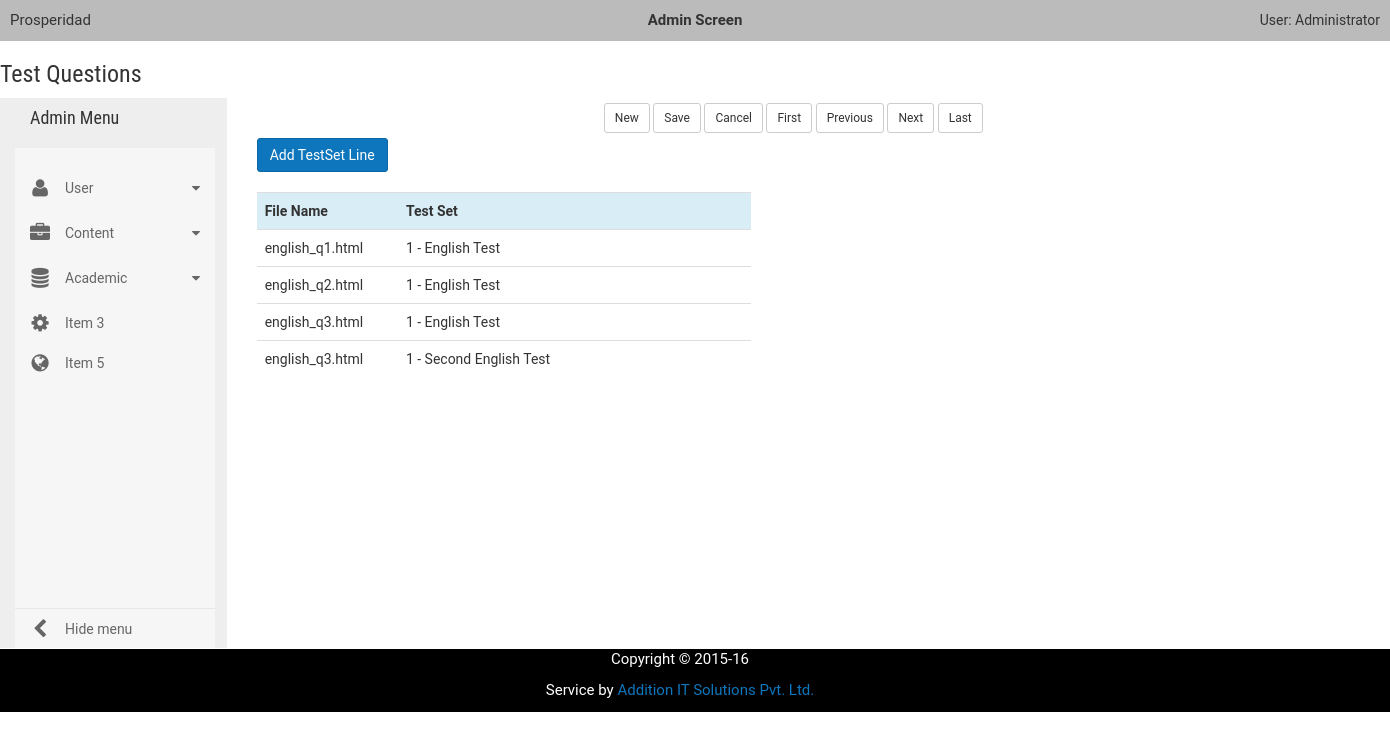
/a/dmin/testsetline/, run on an earlier commit of the app's database.
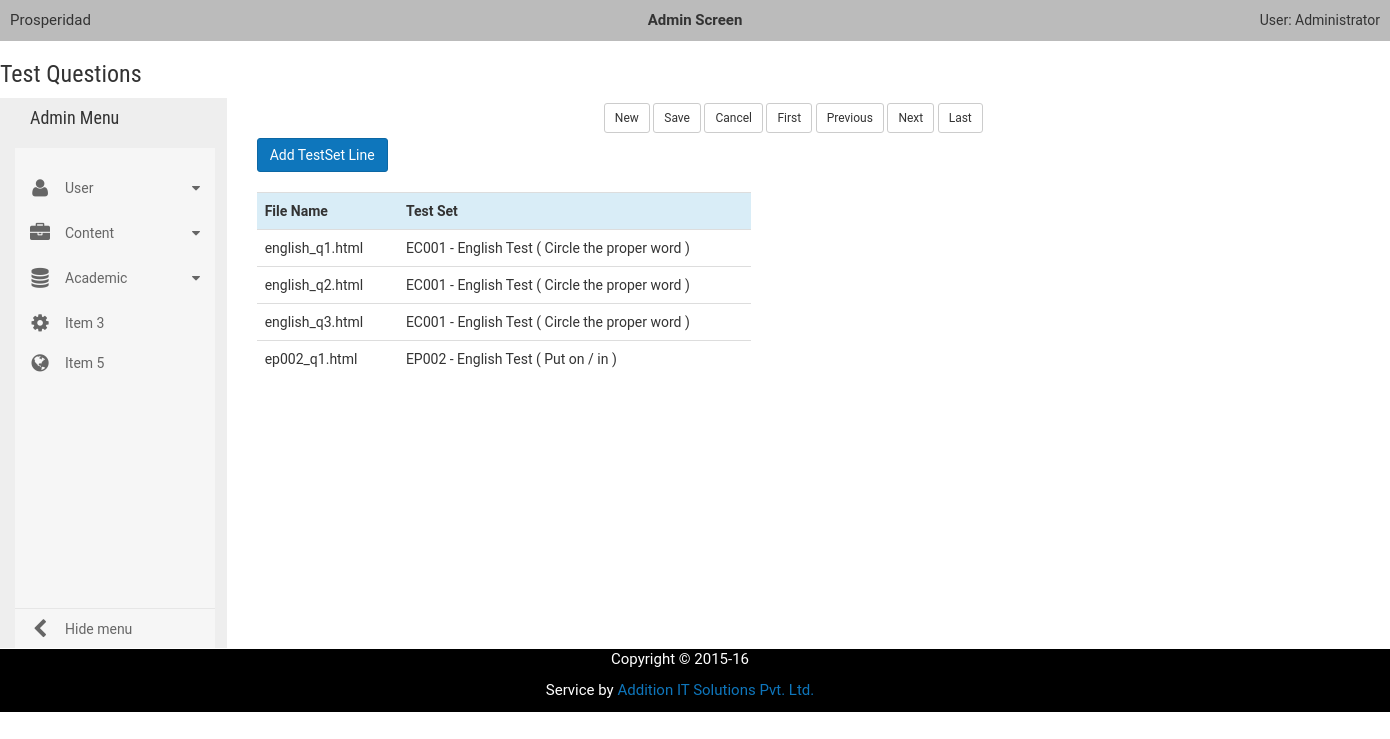
And on a later commit of the database.
### etests/models.py (models this page shows, shortened)
class TestSetLine(models.Model):
    filename = models.CharField(max_length=250, blank=False, null=False)
    testset = models.ForeignKey(TestSet)
    srno = models.IntegerField()
    name = models.CharField(max_length=50, blank=True, null=True)
    description = models.CharField(max_length=200, blank=True, null=True)
    class Meta:
        unique_together = (('filename', 'testset'), ('srno', 'testset'),)

class TestSet(models.Model):
    code = models.CharField(max_length=100, unique=True, blank=False, null=False)
    testname = models.CharField(max_length=100, blank=False, null=False)
    description = models.CharField(max_length=300, blank=True, null=True)
    no_ans = models.IntegerField(default=1, blank=False, null=False)
    startdate = models.DateField()
    enddate = models.DateField()
    groups = models.ManyToManyField(Group)
    def __unicode__(self):
        return self.code + " - " + self.testname

### dmin/views.py (the view)
def testq(request, template_name='dmin/testquestion_list.html'):
    testsetline = TestSetLine.objects.all()
    data = {}
    data['object_list'] = testsetline
    return render(request, template_name, data)

### templates/dmin/testquestion_list.html (shortened to what this page needs)
<!DOCTYPE html>
{% extends "dmin/base.html" %}
    {% block mainbody_block %}
        {% block heading_block %}
            <div id="aheader">
                <h3>Test Questions</h3>
            </div>
        {% endblock %}
        <div class="col-sm-2" style="background-color:#eee; height:550px">
                {% include 'dmin/admin_menu.html' %}
        </div>
        {% load staticfiles %}
	<div class="col-sm-10">
                {% include 'dmin/toolbar.html' %}
                <div id="resultsarea" class =col-sm-10">
			<div id="asection">
			    <div class="container">
				  <div class="row">
				    <div class="col-md-9">
				    <a class="btn btn-primary" href="{% url "testsetline_new" %}">Add TestSet Line</a>
				      <br><br>
				        <table  class="table table-hover" >
				        <tbody>
				            <colgroup>
				                <col class="col-md-2">
				                <col class="col-md-5">
				                <col class="col-md-2">
				                <col class="col-md-2">
				                <col class="col-md-1">
				                <col class="col-md-1">
				            </colgroup>
				          <tr class="info">
				            <th>File Name</th>
					    <th>Test Set</th>
				          </tr>
				            {% for testsetline in object_list %}
				                <tr>
				                    <td>{{ testsetline.filename }}</td>
						    <td>{{ testsetline.testset }}</td>
				                    {% empty %}
				                        No Test Set yet
				            {% endfor %}
				            </tr>
				            </tbody>
				        </table>
				    </div>
				  </div>
			</div>
		</div>
	</div>
    {% endblock %}

What changed in the data, as far as the page shows it:
changed through a linked row, TestSetLine "english_q1.html": testset "1 - English Test" → "EC001 - English Test ( Circle the proper word )"
changed through a linked row, TestSetLine "english_q2.html": testset "1 - English Test" → "EC001 - English Test ( Circle the proper word )"
changed through a linked row, TestSetLine "english_q3.html": testset "1 - English Test" → "EC001 - English Test ( Circle the proper word )"
changed TestSetLine: filename "english_q3.html" → "ep002_q1.html"; testset "1 - Second English Test" → "EP002 - English Test ( Put on / in )"
